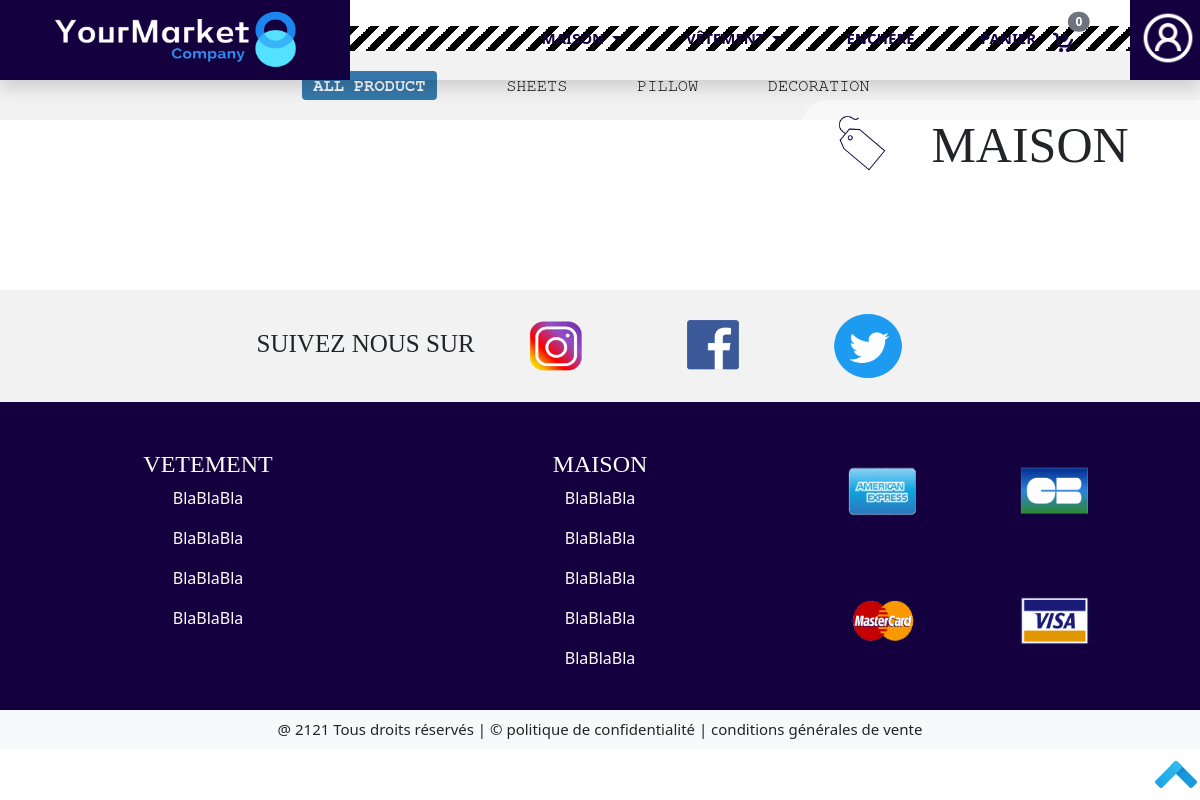
The app's page /Front/Acheteur/page-maison.php, older data.
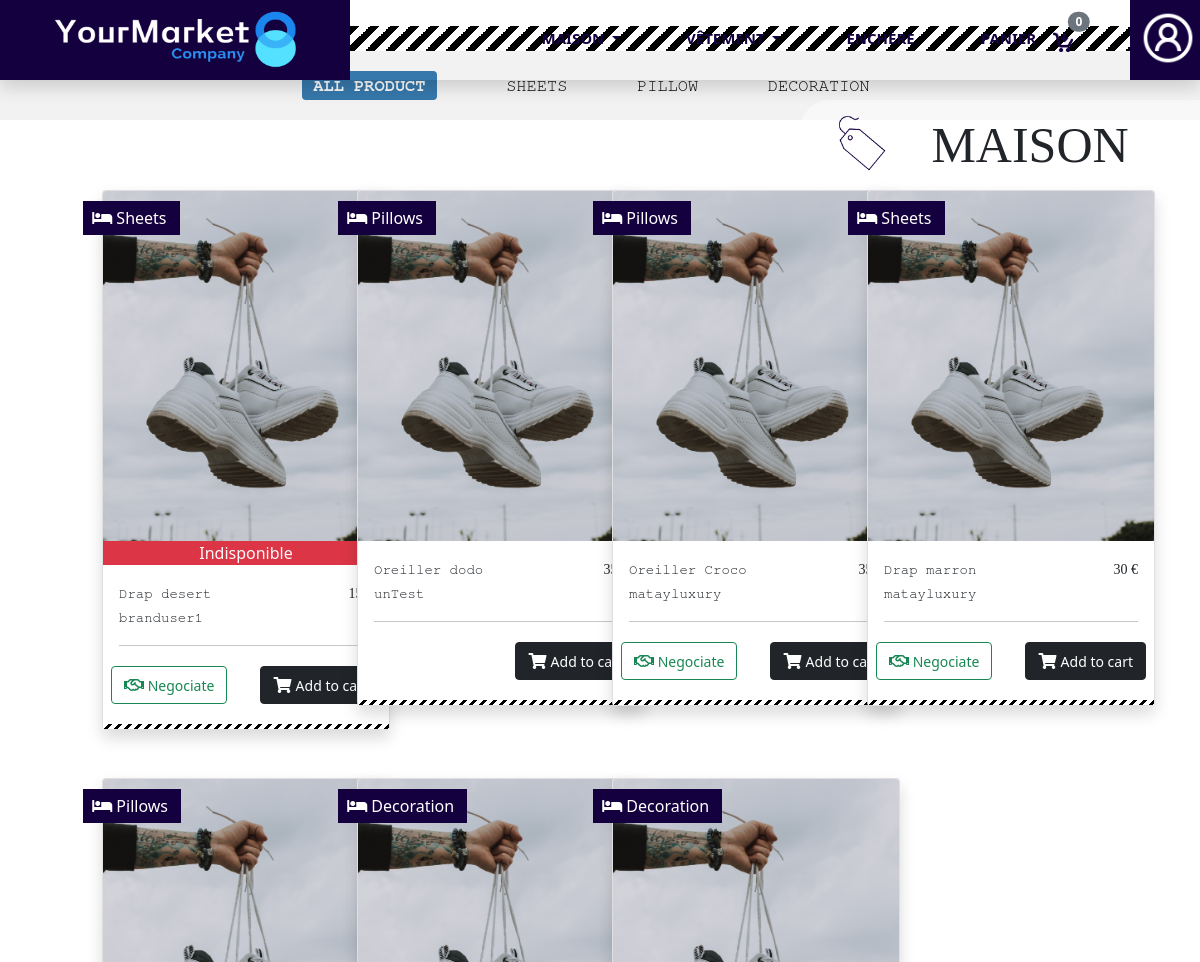
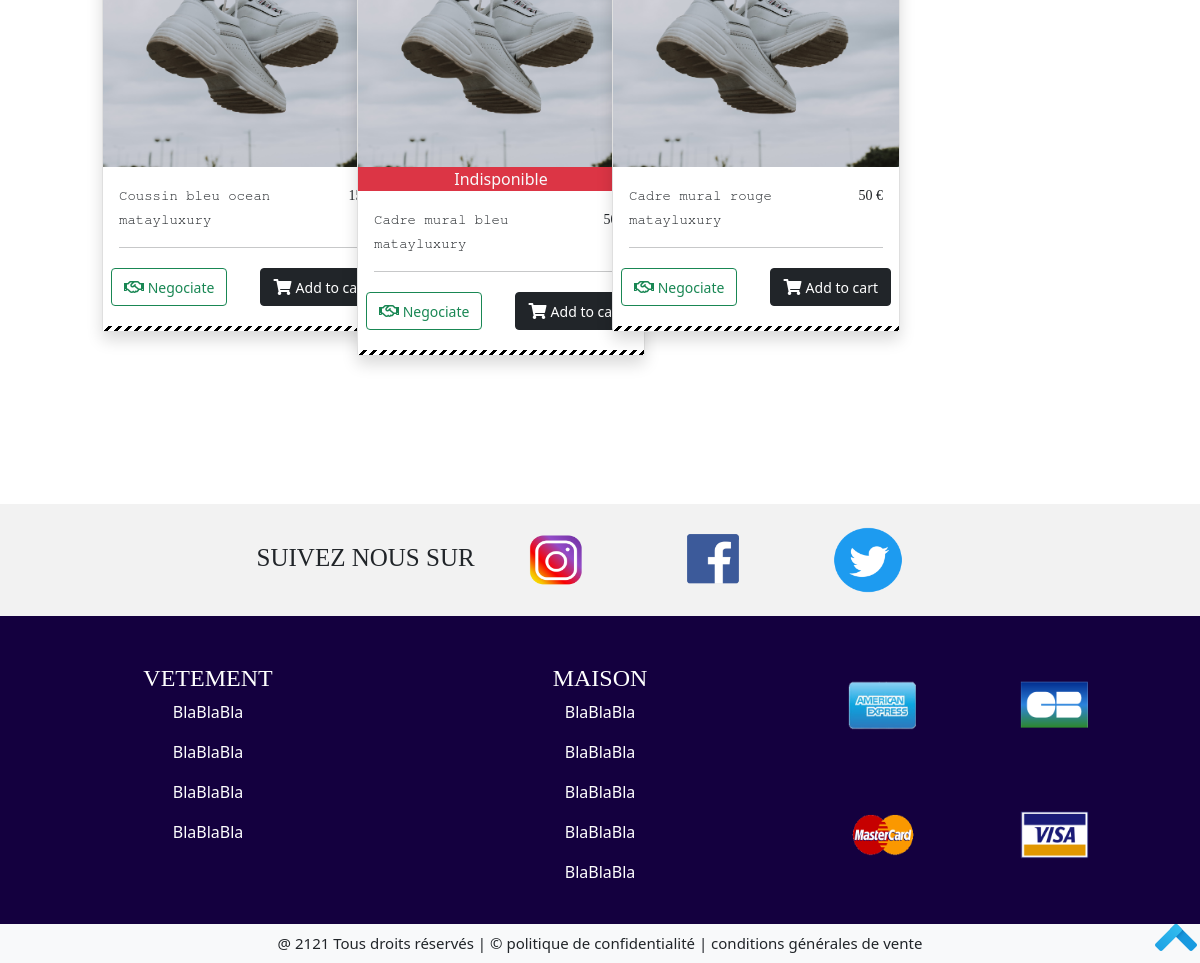
The same page, newer data (2 pictures, top to bottom).
### tables this page shows
CREATE TABLE IF NOT EXISTS `item` (
  `id_item` int(11) NOT NULL AUTO_INCREMENT,
  `id_seller` int(11) NOT NULL,
  `price` varchar(15) NOT NULL,
  `name` varchar(20) NOT NULL,
  `category` varchar(255) NOT NULL,
  `subcategory` varchar(255) NOT NULL,
  `quantity` varchar(15) NOT NULL,
  `description` text NOT NULL,
  `photo` varchar(255) NOT NULL,
  `is_bidding` tinyint(4) NOT NULL DEFAULT '0',
  `is_negotiated` tinyint(4) NOT NULL DEFAULT '0',
  `is_buying` tinyint(4) NOT NULL DEFAULT '0',
  PRIMARY KEY (`id_item`),
  KEY `id_item` (`id_item`),
  KEY `id_seller` (`id_seller`)
);

CREATE TABLE IF NOT EXISTS `seller` (
  `id_seller` int(11) NOT NULL AUTO_INCREMENT,
  `brand` varchar(30) NOT NULL,
  `profil_picture` varchar(255) NOT NULL,
  `background` varchar(255) NOT NULL,
  `phone` varchar(255) NOT NULL,
  `email` varchar(255) NOT NULL,
  `passworde` varchar(255) NOT NULL,
  PRIMARY KEY (`id_seller`),
  KEY `id_seller` (`id_seller`)
);

### Front/Acheteur/page-maison.php (the view, shortened to what the changed rows need)
<?php
    require "head.php";
        include("../../Bdd/cnx.php");
        $queryCountItems = mysqli_query($con, "select count(id_item) as total from item where category='Maison'");
        $queryAllItems = mysqli_query($con, "select name, price , brand,subcategory,category, quantity, description,photo, is_negotiated, is_bidding from item,seller where seller.id_seller=item.id_seller and category='Maison'");
?>
<div class="maison_liste_total row">
    <div class="col-10">
        <div class="row">
        <?php
        if($row = mysqli_fetch_assoc($queryCountItems)){
            $total = $row['total'];
            for ($i=0; $i<=$total;$i++){
                if($rowAllItems = mysqli_fetch_assoc($queryAllItems)){
                    $nameItems = $rowAllItems['name'];
                    $prixItems = $rowAllItems['price'];
                    $brandItems = $rowAllItems['brand'];
                    $quantityCadre = $rowAllItems['quantity'];
                    $subcategoryItems = $rowAllItems['subcategory'];
                    $is_negotiated = $rowAllItems['is_negotiated'];
                    ?>
                    <div class="listeVendeur_un_par_un col-3 mb-5">
                        <div class="card shadow cardProduct" style="width: 18rem;" >
                            <img class="img_listeVendeur_logo card-img-top" src="../../Image/chaussure.png" alt="oreiller">
                            <?php  if($quantityCadre == 0 ){?>
                                <div class="bg-danger text-light w-100 text-center">Indisponible</div>
                                <?php }?>
                            <div class="card-body">
                                <div class="row">
                                    <div class="col-md-9">
                                    <div class="detail_style_titre detail_style"><small><?php echo $nameItems ?></small></div>
                                <div class="detail_style_marque detail_style"><small><?php echo $brandItems ?></small></div>
                                    </div>
                                    <div class="col-md-3">
                                        <p href="#" class="detail_style_prix texte_style f_right"><small><?php echo $prixItems ?> €</small> </p>
                                    </div>
                                </div>
                                <hr>
                                <div class="row">
                                    <div class="col-6 p-1 m-0">
                                        <?php if($is_negotiated == 1){ ?>
                                            <button type="button" class="btn btn-outline-success" data-bs-toggle="modal" data-bs-target="#nego_prix_maison"> <i class="far fa-handshake"></i><small> Negociate</small></button>
                                        <?php } ?>
                                    </div>
                                    <div class="col-6  p-1 m-0">
                                        <button type="button" class="btn btn-dark f_right"> <i class="fas fa-shopping-cart"></i>    <small>Add to cart </small></button>
                                    </div>
                            </div>
                                <?php  if($subcategoryItems == 'drap' ){?>
                                    <div class="card-badge bg_blue2  pl-5"> &nbsp;<i class="fas fa-bed"></i> Sheets &nbsp;</div>
                                <?php }?>
                                <?php  if($subcategoryItems == 'oreiller' ){?>
                                    <div class="card-badge bg_blue2  pl-5"> &nbsp;<i class="fas fa-bed"></i> Pillows &nbsp;</div>
                                <?php }?>
                                <?php  if($subcategoryItems == 'decoration' ){?>
                                    <div class="card-badge bg_blue2  pl-5"> &nbsp;<i class="fas fa-bed"></i> Decoration &nbsp;</div>
                                <?php }?>
                            </div>
                            <div class="class_separation2 w-100"></div>
                            </div>
                        </div>
            <?php
                }
            }
        }
        ?>
        </div>
    </div>
</div>
<?php
    include("footer.php");
?>

### Front/Acheteur/head.php (shortened to what the changed rows need)
<!DOCTYPE html>
<html>
<head>
    <link rel="stylesheet" href="../../Lien/yourmarket.css">
    <link rel="stylesheet" href="../../Lien/accueil.css">
    <link rel="stylesheet" href="../../Lien/categorie.css">
    <link rel="stylesheet" href="../../Lien/infoPerso.css">
    <link rel="stylesheet" href="../../Lien/article.css">
    <link rel="stylesheet" href="../../Lien/panier.css">
    <link href="https://cdn.jsdelivr.net/npm/bootstrap@5.0.0-beta2/dist/css/bootstrap.min.css" rel="stylesheet"
>
    <link rel="stylesheet" href="https://pro.fontawesome.com/releases/v5.10.0/css/all.css"
/>
</head>
<body>
<nav class="navbar navbar_menu_principal fixed-top navbar-expand-lg shadow">
    <div class="container-fluid">
        <a class="navbar-brand" href="index.php"><img class="position-absolute top-0 start-0" id="img_logo_navbar"
                src="../../Image/logo_navbar.png" alt="logo_navbar"></a>
    </div>
</nav>

Row changes from the older to the newer data that the page shows:
now on this page (row edited): item: quantity "Indisponible", name "Drap desert", id_seller.brand "branduser1", price "15…", is_negotiated 1 (drawn), subcategory "drap" (drawn)
added item: name "Oreiller dodo", id_seller.brand "unTest", price "35…", subcategory "oreiller" (drawn)
added item: name "Oreiller Croco", id_seller.brand "matayluxury", price "35…", is_negotiated 1 (drawn), subcategory "oreiller" (drawn)
added item: name "Drap marron", id_seller.brand "matayluxury", price "30", is_negotiated 1 (drawn), subcategory "drap" (drawn)
added item: name "Coussin bleu ocean", id_seller.brand "matayluxury", price "15…", is_negotiated 1 (drawn), subcategory "oreiller" (drawn)
added item: quantity "Indisponible", name "Cadre mural bleu", id_seller.brand "matayluxury", price "50…", is_negotiated 1 (drawn), subcategory "decoration" (drawn)
added item: name "Cadre mural rouge", id_seller.brand "matayluxury", price "50", is_negotiated 1 (drawn), subcategory "decoration" (drawn)
